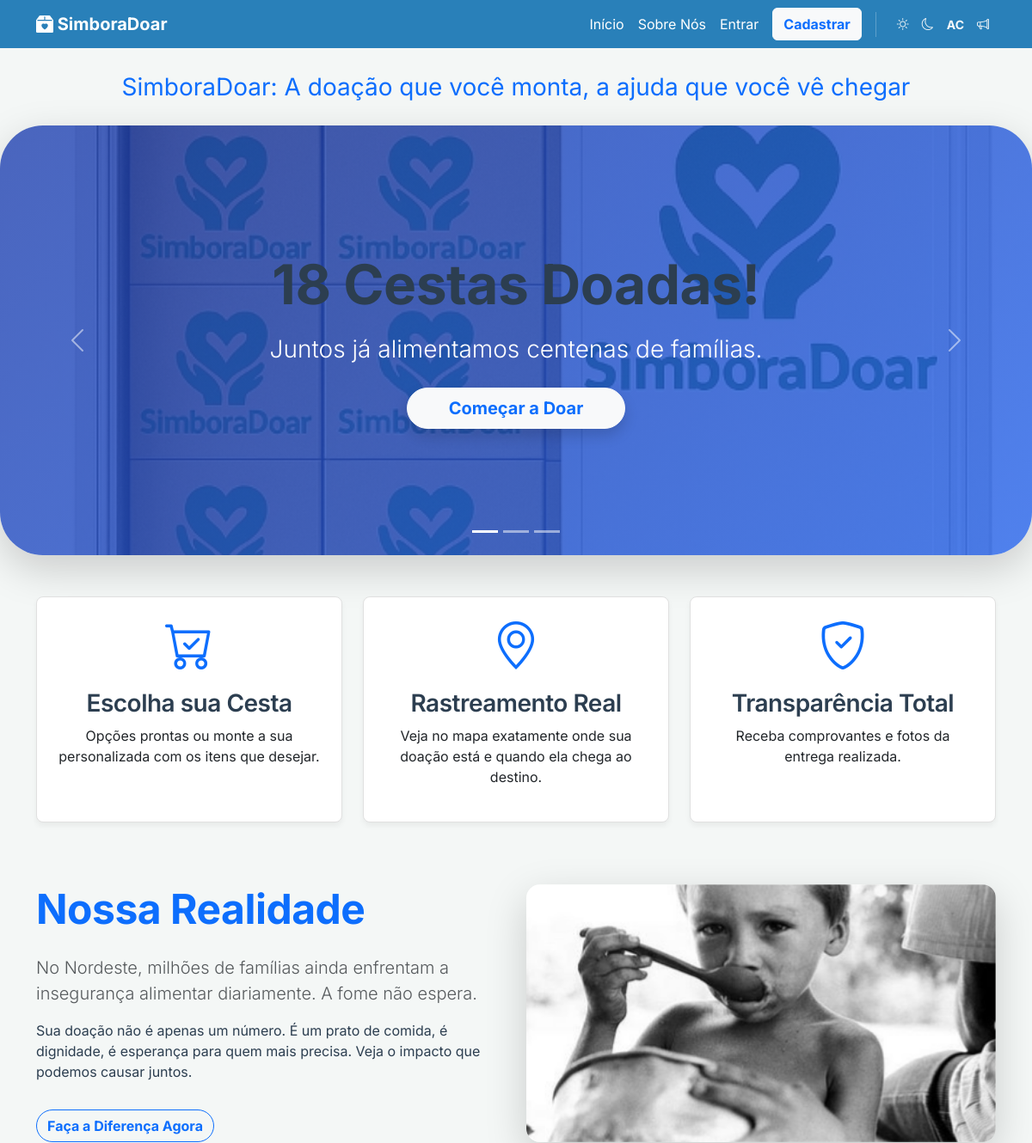
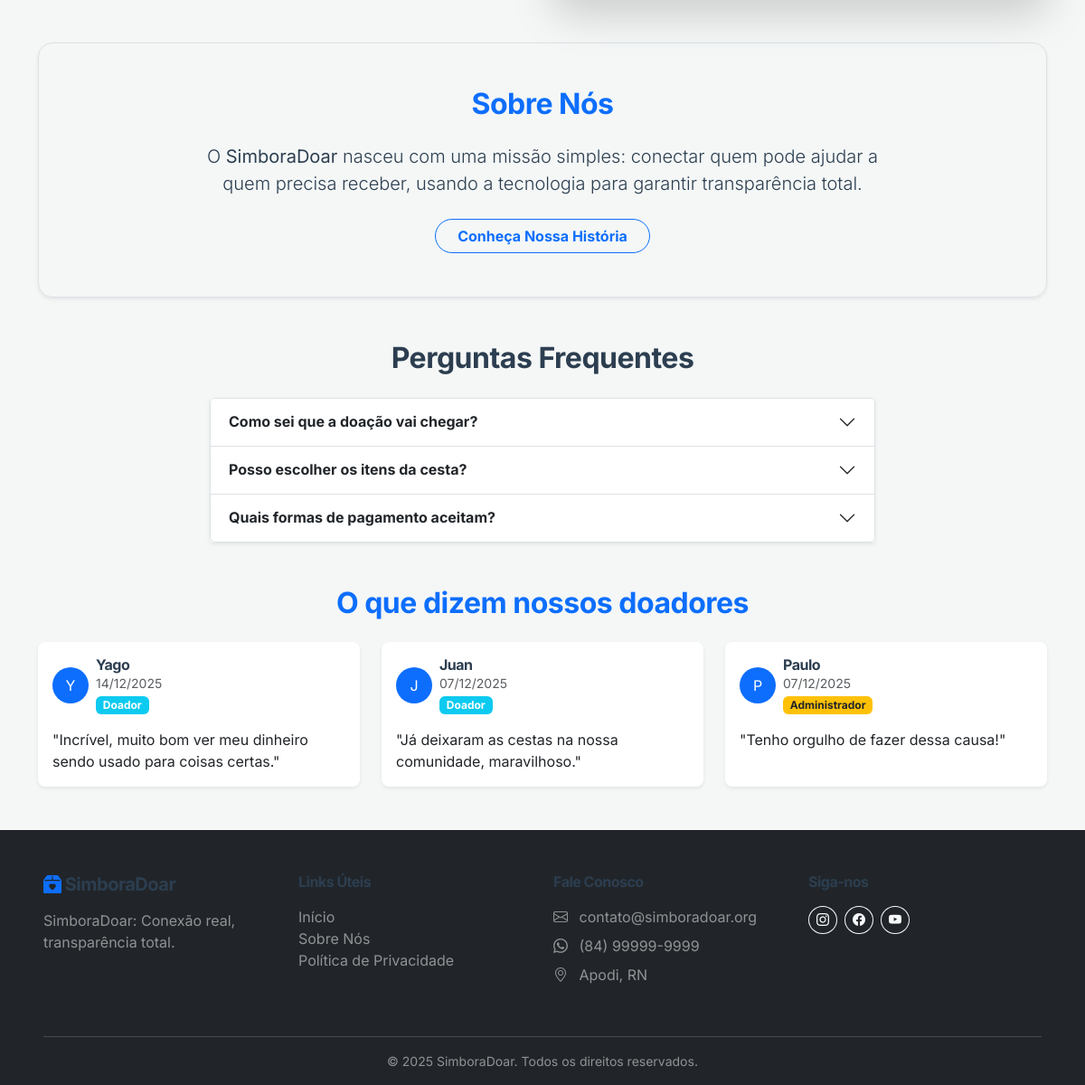
The page / on the database its author committed (2 pictures, top to bottom).
### core/models.py (models this page shows, shortened)
class Feedback(models.Model):
    user = models.ForeignKey(User, on_delete=models.CASCADE)
    message = models.TextField(verbose_name="Depoimento")
    created_at = models.DateTimeField(auto_now_add=True)
    class Meta:
        verbose_name = "Depoimento"
        verbose_name_plural = "Depoimentos"
        ordering = ['-created_at']

class User(AbstractUser):
    cpf = models.CharField(max_length=14, unique=True, verbose_name="CPF")
    phone = models.CharField(max_length=15, verbose_name="Telefone")
    REQUIRED_FIELDS = ['email', 'cpf', 'phone']

### core/views.py (the view)
# urls.py: path('', views.index, name='index'),
def index(request):
    if request.method == 'POST' and 'feedback_submit' in request.POST:
        if request.user.is_authenticated:
            feedback_form = FeedbackForm(request.POST)
            if feedback_form.is_valid():
                feedback = feedback_form.save(commit=False)
                feedback.user = request.user
                feedback.save()
                return redirect('index') # Prevent resubmission
        else:
            return redirect('login')
    else:
        feedback_form = FeedbackForm()
    total_donations = Donation.objects.filter(status__in=['PAID', 'DELIVERED']).count()
    display_count = total_donations if total_donations > 0 else 142
    feedbacks = Feedback.objects.all()[:6] # Show 6 latest
    context = {
        'total_donations': display_count,
        'feedbacks': feedbacks,
        'feedback_form': feedback_form
    }
    return render(request, 'core/index.html', context)

### templates/core/index.html (shortened to what this page needs)
{% extends 'base.html' %}
{% load static %}
{% block content %}
<div class="container text-center mt-4">
    <p class="lead mb-4 fs-3 text-primary"><strong>SimboraDoar: A doação que você monta, a ajuda que você vê
            chegar</strong></p>
</div>
<div id="heroCarousel" class="carousel slide mb-5 shadow-lg" data-bs-ride="carousel"
    style="border-radius: 50px; overflow: hidden;">
    <div class="carousel-indicators">
        <button type="button" data-bs-target="#heroCarousel" data-bs-slide-to="0" class="active"></button>
        <button type="button" data-bs-target="#heroCarousel" data-bs-slide-to="1"></button>
        <button type="button" data-bs-target="#heroCarousel" data-bs-slide-to="2"></button>
    </div>
    <div class="carousel-inner">
        <div class="carousel-item active">
            <div class="position-relative d-flex align-items-center justify-content-center text-center overflow-hidden"
                style="height: 500px;">
                <div class="position-absolute w-100 h-100" style="background-image: url(&quot;{% static 'img/impact_background.jpg' %}&quot;);
                            background-size: cover;
                            background-position: center;
                            transform: scale(1.1);
                            z-index: 0;">
                </div>
                <div class="position-absolute w-100 h-100"
                    style="background: linear-gradient(135deg, rgba(30, 64, 175, 0.8) 0%, rgba(37, 99, 235, 0.8) 100%); z-index: 1;">
                </div>
                <div class="container text-white position-relative" style="z-index: 2;">
                    <h1 class="display-3 fw-bold mb-3">{{ total_donations }} Cestas Doadas!</h1>
                    <p class="lead mb-4 fs-3">Juntos já alimentamos centenas de famílias.</p>
                    {% if not user.is_authenticated %}
                    <a href="{% url 'register' %}"
                        class="btn btn-light btn-lg fw-bold text-primary shadow px-5 rounded-pill">Começar
                        a Doar</a>
                    {% else %}
                    <a href="{% url 'donate_options' %}"
                        class="btn btn-light btn-lg fw-bold text-primary shadow px-5 rounded-pill">Nova
                        Doação</a>
                    {% endif %}
                </div>
            </div>
        </div>
    </div>
    <button class="carousel-control-prev" type="button" data-bs-target="#heroCarousel" data-bs-slide="prev"
        style="z-index: 10;">
        <span class="carousel-control-prev-icon" aria-hidden="true"></span>
    </button>
    <button class="carousel-control-next" type="button" data-bs-target="#heroCarousel" data-bs-slide="next"
        style="z-index: 10;">
        <span class="carousel-control-next-icon" aria-hidden="true"></span>
    </button>
</div>
<div class="container">
    <div class="row text-center">
        <div class="col-md-4 mb-4">
            <div class="card h-100 p-4 text-center">
                <div class="display-4 text-primary mb-3"><i class="bi bi-cart-check"></i></div>
                <h3>Escolha sua Cesta</h3>
                <p>Opções prontas ou monte a sua personalizada com os itens que desejar.</p>
            </div>
        </div>
        <div class="col-md-4 mb-4">
            <div class="card h-100 p-4 text-center">
                <div class="display-4 text-primary mb-3"><i class="bi bi-geo-alt"></i></div>
                <h3>Rastreamento Real</h3>
                <p>Veja no mapa exatamente onde sua doação está e quando ela chega ao destino.</p>
            </div>
        </div>
        <div class="col-md-4 mb-4">
            <div class="card h-100 p-4 text-center">
                <div class="display-4 text-primary mb-3"><i class="bi bi-shield-check"></i></div>
                <h3>Transparência Total</h3>
                <p>Receba comprovantes e fotos da entrega realizada.</p>
            </div>
        </div>
    </div>
</div>
<div class="container mb-5">
    <div class="row mt-5 mb-5 align-items-center">
        <div class="col-lg-6">
            <h2 class="display-5 fw-bold text-primary mb-4">Nossa Realidade</h2>
            <p class="lead text-muted">No Nordeste, milhões de famílias ainda enfrentam a insegurança
                alimentar diariamente.
                A fome não espera.</p>
            <p>Sua doação não é apenas um número. É um prato de comida, é dignidade, é esperança para
                quem
                mais precisa.
                Veja o impacto que podemos causar juntos.</p>
            {% if user.is_authenticated %}
            <a href="{% url 'donate_options' %}" class="btn btn-outline-primary rounded-pill fw-bold mt-3">Faça a
                Diferença
                Agora</a>
            {% else %}
            <a href="{% url 'register' %}" class="btn btn-outline-primary rounded-pill fw-bold mt-3">Faça a
                Diferença Agora</a>
            {% endif %}
        </div>
        <div class="col-lg-6">
            <div id="realityCarousel" class="carousel slide shadow-lg rounded-4 overflow-hidden"
                data-bs-ride="carousel">
                <div class="carousel-inner">
                    <div class="carousel-item active">
                        <img src="{% static 'img/reality_1.png' %}" class="d-block w-100" alt="Realidade 1"
                            style="height: 300px; object-fit: cover;">
                    </div>
                </div>
            </div>
        </div>
    </div>
    <div class="p-5 mb-5 rounded-4 shadow-sm text-center border">
        <h2 class="fw-bold mb-4 text-primary">Sobre Nós</h2>
        <p class="lead mx-auto mb-4" style="max-width: 800px;">
            O <strong>SimboraDoar</strong> nasceu com uma missão simples: conectar quem pode ajudar a quem precisa
            receber, usando a tecnologia para garantir transparência total.
        </p>
        <a href="{% url 'about' %}" class="btn btn-outline-primary rounded-pill px-4 fw-bold">Conheça Nossa História</a>
    </div>
    <div class="row justify-content-center mb-5">
        <div class="col-lg-8">
            <h2 class="text-center fw-bold mb-4">Perguntas Frequentes</h2>
            <div class="accordion shadow-sm" id="faqAccordion">
                <div class="accordion-item">
                    <h2 class="accordion-header" id="headingOne">
                        <button class="accordion-button collapsed fw-bold" type="button" data-bs-toggle="collapse"
                            data-bs-target="#collapseOne">
                            Como sei que a doação vai chegar?
                        </button>
                    </h2>
                </div>
                <div class="accordion-item">
                    <h2 class="accordion-header" id="headingTwo">
                        <button class="accordion-button collapsed fw-bold" type="button" data-bs-toggle="collapse"
                            data-bs-target="#collapseTwo">
                            Posso escolher os itens da cesta?
                        </button>
                    </h2>
                </div>
                <div class="accordion-item">
                    <h2 class="accordion-header" id="headingThree">
                        <button class="accordion-button collapsed fw-bold" type="button" data-bs-toggle="collapse"
                            data-bs-target="#collapseThree">
                            Quais formas de pagamento aceitam?
                        </button>
                    </h2>
                </div>
            </div>
        </div>
    </div>
    <div class="mb-5">
        <h2 class="text-center fw-bold mb-4 text-primary">O que dizem nossos doadores</h2>
        <div class="row g-4">
            {% for feedback in feedbacks %}
            <div class="col-md-4">
                <div class="card h-100 border-0 shadow-sm">
                    <div class="card-body">
                        <div class="d-flex align-items-center mb-3">
                            <div class="bg-primary text-white rounded-circle d-flex align-items-center justify-content-center me-2"
                                style="width: 40px; height: 40px;">
                                {{ feedback.user.username|slice:":1"|upper }}
                            </div>
                            <div>
                                <h6 class="mb-0 fw-bold">{{ feedback.user.first_name|default:feedback.user.username }}
                                </h6>
                                <small class="text-muted d-block">{{ feedback.created_at|date:"d/m/Y" }}</small>
                                <span
                                    class="badge {% if feedback.user.is_superuser %}bg-warning text-dark{% else %}bg-info text-white{% endif %}">
                                    {% if feedback.user.is_superuser %}Administrador{% else %}Doador{% endif %}
                                </span>
                            </div>
                        </div>
                        <p class="card-text">"{{ feedback.message }}"</p>
                    </div>
                </div>
            </div>
            {% empty %}
            <div class="col-12 text-center text-muted">
                <p>Seja o primeiro a deixar um depoimento!</p>
            </div>
            {% endfor %}
        </div>
    </div>
</div>
{% endblock %}

### static/css/styles.css (style rules this page uses)
:root { --bg-color: #F4F7F6; --surface-color: #FFFFFF; --text-primary: #2C3E50; --text-secondary: #546E7A; --brand-blue: #2980B9; --brand-green: #27AE60; --border-color: #E0E0E0; --shadow: 0 4px 6px rgba(0, 0, 0, 0.05); --bs-body-font-family: 'Inter', sans-serif; }
body { font-family: 'Inter', sans-serif !important; background-color: var(--bg-color); color: var(--text-primary); transition: background-color 0.3s, color 0.3s; }
.card, .dashboard-panel { background-color: var(--surface-color); border: 1px solid var(--border-color); border-radius: 8px; box-shadow: var(--shadow); }
h1, h2, h3, h4, h5, h6 { font-weight: 600; letter-spacing: -0.5px; color: var(--text-primary); }
.carousel *, .carousel-caption *, .slogan-text, .hero-section * { font-family: inherit !important; }

### rows shown on the page
Feedback: user.username "Y", user.first_name "Yago", created_at "14/12/2025", shows "Doador", message "Incrível, muito bom ver meu dinheiro sendo usado para coisas certas."
Feedback: user.username "J", user.first_name "Juan", created_at "07/12/2025", shows "Doador", message "Já deixaram as cestas na nossa comunidade, maravilhoso."
Feedback: user.username "P", user.first_name "Paulo", created_at "07/12/2025", shows "Administrador", message "Tenho orgulho de fazer dessa causa!"

### other values the page prints
{{ total_donations }} "18"
